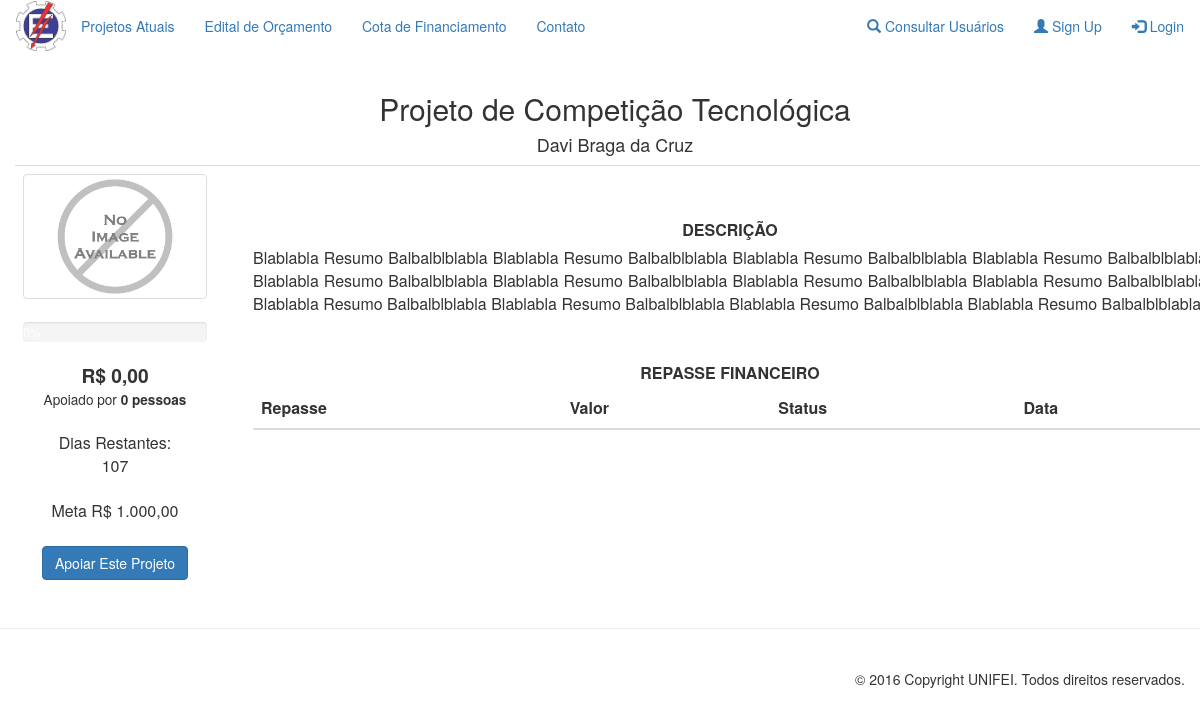
Page /pages/projetoAprovado/infoProjetosAprovados.php?id=9 on the earlier database version.
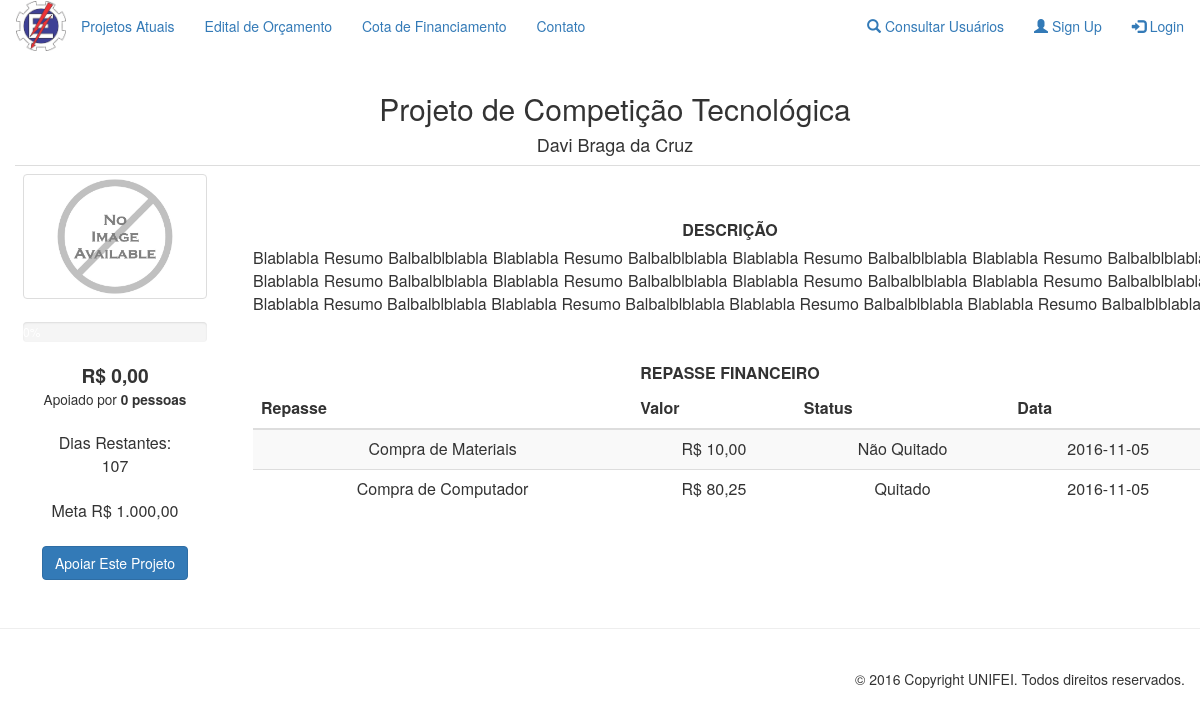
Same page on the later database version.
### tables this page shows
CREATE TABLE `projeto` (
  `id` int(11) NOT NULL,
  `status` varchar(10) NOT NULL,
  `titulo` varchar(100) NOT NULL,
  `autor` varchar(14) NOT NULL,
  `valorTotal` double NOT NULL,
  `duracao` int(11) NOT NULL,
  `dataInicio` date NOT NULL,
  `dataFim` date NOT NULL,
  `descricao` text NOT NULL,
  `categoria` varchar(50) NOT NULL,
  `valArrecadado` float NOT NULL,
  `resumo` text NOT NULL,
  `imagem` varchar(50) NOT NULL
);

CREATE TABLE `usuario` (
  `cpf` varchar(14) NOT NULL,
  `tipo` varchar(50) NOT NULL,
  `nome` varchar(50) NOT NULL,
  `email` varchar(25) NOT NULL,
  `senha` varchar(20) NOT NULL,
  `cep` int(8) NOT NULL,
  `rua` varchar(45) NOT NULL,
  `numero` int(5) NOT NULL,
  `bairro` varchar(25) NOT NULL,
  `cidade` varchar(25) NOT NULL,
  `estado` varchar(2) NOT NULL,
  `categoria` varchar(40) NOT NULL,
  `dataNasc` date NOT NULL,
  `status` varchar(20) NOT NULL
);

CREATE TABLE `repassefinanceiro` (
  `id` int(11) NOT NULL,
  `idProjeto` int(11) NOT NULL,
  `valor` float NOT NULL,
  `necessidade` text NOT NULL,
  `date` date NOT NULL,
  `status` varchar(15) NOT NULL
);

### functions/functionsBd.php (called while the page is built, shortened)
<?php
function consultaQtdApoiadores($id)
{
    RETURN mysql_query("SELECT COUNT(*) FROM doacoes WHERE idProjeto = '" . $id . "'");
}
function consultaProjetoPorId($id)
{
    RETURN mysql_query("SELECT * FROM projeto WHERE id = '" . $id . "'");
}
function procuraAutor($autor)
{
    RETURN mysql_query("SELECT * FROM usuario WHERE cpf = '" . $autor . "'");
}
function consultaRepassePorIdProjeto($idProjeto)
{
    RETURN mysql_query("SELECT * FROM repassefinanceiro WHERE idProjeto = '$idProjeto'");
}
?>

### pages/projetoAprovado/infoProjetosAprovados.php (the view, shortened to what this page needs)
<?php
require_once '../../functions/validateSessionFunctions.php';
require_once '../../functions/functionsBd.php';
validateHeader();
?>
<section id="infoProjetosAprovados" class="container">
    <div class="container">
        <div class='row'>
            <?php
            $query = consultaProjetoPorId($_GET['id']);
            $dados = mysql_fetch_array($query);
            $autorQuery = procuraAutor($dados['autor']);
            $autor = mysql_fetch_array($autorQuery);
            echo "<h2><center>" . $dados['titulo'] . "</center></h2>"
            . "<h4><center>" . $autor['nome'] . "</center></h4>"
            ?>
            <div align="center">
                <center>
                    <div align="center">
                        <div class='row'>
                            <div align=center>
                                <center>
                                    <table class="table" border=0 cellpadding=0q cellspacing=0 style='border-collapse: collapse' bordercolor=#F0F0F0 width=100% id="Tabela_InfoProjetosAprovado">
                                        <?php
                                        $query = consultaProjetoPorId($_GET['id']);
                                        if ($dados = mysql_fetch_array(($query)))
                                        {
                                            $progress = ceil(($dados['valArrecadado'] / $dados['valorTotal']) * 100);
                                            $progress = substr($progress, 0, 4);
                                            $queryConsulta = consultaQtdApoiadores($dados['id']);
                                            $pessoasApoio = mysql_result($queryConsulta, 0);
                                            $start = strtotime($dados['dataInicio']);
                                            $end = strtotime($dados['dataFim']);
                                            $days_between = ceil(abs($end - $start) / 86400);
                                            echo ""
                                            . "<tr>"
                                            . "<td align = center width = '15%'>"
                                            . "<div style = 'text-align: center; border-top-width: 100px'>"
                                            . "<img src = '" . $dados['imagem'] . "' class = 'img-thumbnail' height = '200' width = '200'>"
                                            . "<br/><br/>"
                                            . " <div class = 'progress'>
                                                                    <div class = 'progress-bar' role = 'rogressbar' aria-valuemin = '0'
                                                                         aria-valuemax = '100' style = 'width:" . $progress . "%'>
                                                                         " . $progress . "%
                                                                    </div>"
                                            . "</div>"
                                            . "<big><b>R$ " . number_format($dados['valArrecadado'], 2, ',', '.') . "</big></b>"
                                            . "<br/>"
                                            . "<small>Apoiado por <b>" . $pessoasApoio . " pessoas</b></small>"
                                            . "<br/><br/>"
                                            . "Dias Restantes:"
                                            . "<br> " . $days_between . ""
                                            . "<br> <br>"
                                            . "Meta R$ " . number_format($dados['valorTotal'], 2, ',', '.') . ""
                                            . "<br> <br>"
                                            . "<a href = ../doacao/doacao.php?id=" . $_GET['id'] . "><input type = 'button' class = 'btn btn-primary' value = 'Apoiar Este Projeto'></input></a>"
                                            . "</div>"
                                            . "</td>"
                                            . "<td align = center width = '75%'>"
                                            . "<div style = 'margin-left:30px;'>"
                                            . "<br/><br/>"
                                            . "<label class = 'lbl'><b>DESCRIÇÃO</b></label>"
                                            . "<br/>"
                                            . "<div style = 'text-align: justify;'>" . $dados['descricao'] . "</div>"
                                            . "<br/><br/>"
                                            . "<label class = 'lbl'><b>REPASSE FINANCEIRO</b></label>"
                                            . "<br/>"
                                            . "<div class='table-responsive'>";
                                            ?>
                                            <table id = "listarCriterios" class="table table-striped">
                                                <thead>
                                                    <tr style="text-align: center">
                                                        <th>Repasse</th>
                                                        <th>Valor</th>
                                                        <th>Status</th>
                                                        <th>Data</th>
                                                    </tr>
                                                </thead>
                                                <tbody>
                                                    <?php
                                                    $queryRepasse = consultaRepassePorIdProjeto($_GET['id']);
                                                    while ($dadosRepasse = mysql_fetch_array(($queryRepasse)))
                                                    {
                                                        echo "<tr style='text-align: center'>"
                                                            . "<td> " . $dadosRepasse['necessidade'] . "</td>"
                                                            . "<td>R$ " . number_format($dadosRepasse['valor'], 2, ',', '.') . "</td>"
                                                            . "<td>" . $dadosRepasse['status'] . "</td>"
                                                            . "<td>" . $dadosRepasse['date']. "</td>";
                                                        echo "</tr>";
                                                    }
                                                    ?>
                                                </tbody>
                                            </table>
                                            <?php
                                }
                                            ?>
                                        </table>
                                    </center>
                                </div>
                            </div>
                        </div>
                    </center>
                </div>
            </div>
        </div>
    </section>
    <?php include("../template/footer.php") ?>

### functions/validateSessionFunctions.php (shortened to what this page needs)
<?php
function validateHeader()
{
    if (!isset($_SESSION["tipoUsr"]))
    {
        include("../template/headerOF.php");
    }
}
?>

### pages/template/header.php (shortened to what this page needs)
<html lang="en">
    <head>
        <link href="../../css/bootstrap.min.css" rel="stylesheet">
        <link href="https://cdn.datatables.net/1.10.12/css/jquery.dataTables.min.css" rel="stylesheet">
    </head>

### pages/template/headerOF.php
<?php include("header.php"); ?>
<body>
    <nav class="navbar navbar">
        <div class="container-fluid">
            <div class="navbar-header">
                <img src="../../imagens/logotipo.png" height="50" width="50">
            </div>
            <ul class="nav navbar-nav">
                <li><a href="../projetoAprovado/projetosAprovados.php">Projetos Atuais</a></li>
                <li><a href="../editalOrcamento/infoEditalOrcamento.php">Edital de Orçamento</a></li>
                <li><a href="../cotaFinancimaento/infoCotaFinanciamento.php">Cota de Financiamento</a></li>
                <li><a href="../contato/contato.php">Contato</a></li>
            </ul>
            <ul class="nav navbar-nav navbar-right">
                <li><a href="../usuario/consultarUsuario.php"><span class="glyphicon glyphicon-search"></span> Consultar Usuários</a></li>
                <li><a href="../usuario/cadastrarUsuario.php"><span class="glyphicon glyphicon-user"></span> Sign Up</a></li>
                <li><a href="../login/login.php"><span class="glyphicon glyphicon-log-in"></span> Login</a></li>
            </ul>
        </div>
    </nav>

### pages/template/footer.php
</body>
</html>
<div class="footer">
    <hr>
    <div id="copyright" class="col-sm-12">
        <span class="pull-right"><br>&copy; <?php echo date("Y"); ?> Copyright UNIFEI. Todos direitos reservados.</span>
    </div>
</div>

Differences in the rows shown:
added repassefinanceiro: necessidade "Compra de Materiais", valor "10,00", status "Não Quitado", date "2016-11-05"
added repassefinanceiro: necessidade "Compra de Computador", valor "80,25", status "Quitado", date "2016-11-05"
